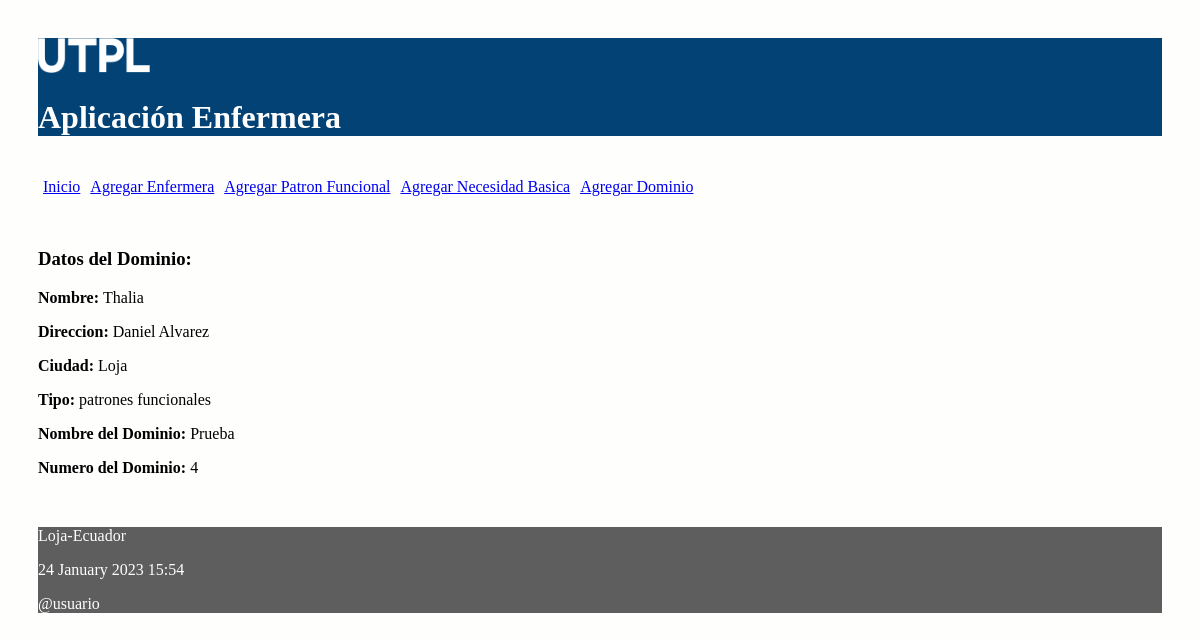
Page /dominio/1 on the committed database.
### enfermeria/models.py (models this page shows, shortened)
class Enfermera(models.Model):
	opcionesTipo = (
		('patrones funcionales', 'Patrones Funcionales'),
		('necesidades basicas', 'Necesidades Basicas'),
		('dominios', 'Dominios'),
	)
	nombre = models.CharField('Nombre', max_length=30)
	direccion = models.CharField('Direccion', max_length=30)
	ciudad = models.CharField('Ciudad', max_length=30)
	tipo = models.CharField('Tipo de Patron', max_length=25, choices=opcionesTipo)

class Dominio(models.Model):
    nombreDominio = models.CharField('Nombre del Dominio' ,max_length=100)
    nroDominio = models.IntegerField('Numero del Dominio')
    enfermera = models.ForeignKey(Enfermera, on_delete=models.CASCADE,
            related_name="dominios")

### enfermeria/views.py (the view)
# urls.py: path('dominio/<int:id>', views.obtener_dominio,
def obtener_dominio(request, id):
    enfermero = Enfermera.objects.get(pk=id)
    dominio = Dominio.objects.get(pk=id)
    informacion_template = {'enfermero': enfermero, 'dominio': dominio}
    return render(request, 'obtener_dominio.html', informacion_template)

### enfermeria/templates/obtener_dominio.html
{% extends "master.html" %}
{% block content %}
<br></br><br></br>
<h3>Datos del Dominio:</h3>
<p><b>Nombre: </b>{{enfermero.nombre}}</p>
<p><b>Direccion: </b>{{enfermero.direccion}}</p>
<p><b>Ciudad: </b>{{enfermero.ciudad}}</p>
<p><b>Tipo: </b>{{enfermero.tipo}}</p>
<p><b>Nombre del Dominio: </b>{{dominio.nombreDominio}}</p>
<p><b>Numero del Dominio: </b>{{dominio.nroDominio}}</p>
<br/>
{% endblock %}

### enfermeria/static/css/estilos.css (style rules this page uses)
body { background: #FEFEFD; padding: 30px; }

### rows in the picture
Enfermera: nombre "Thalia", direccion "Daniel Alvarez", ciudad "Loja", tipo "patrones funcionales"
Dominio: nombreDominio "Prueba", nroDominio "4"
